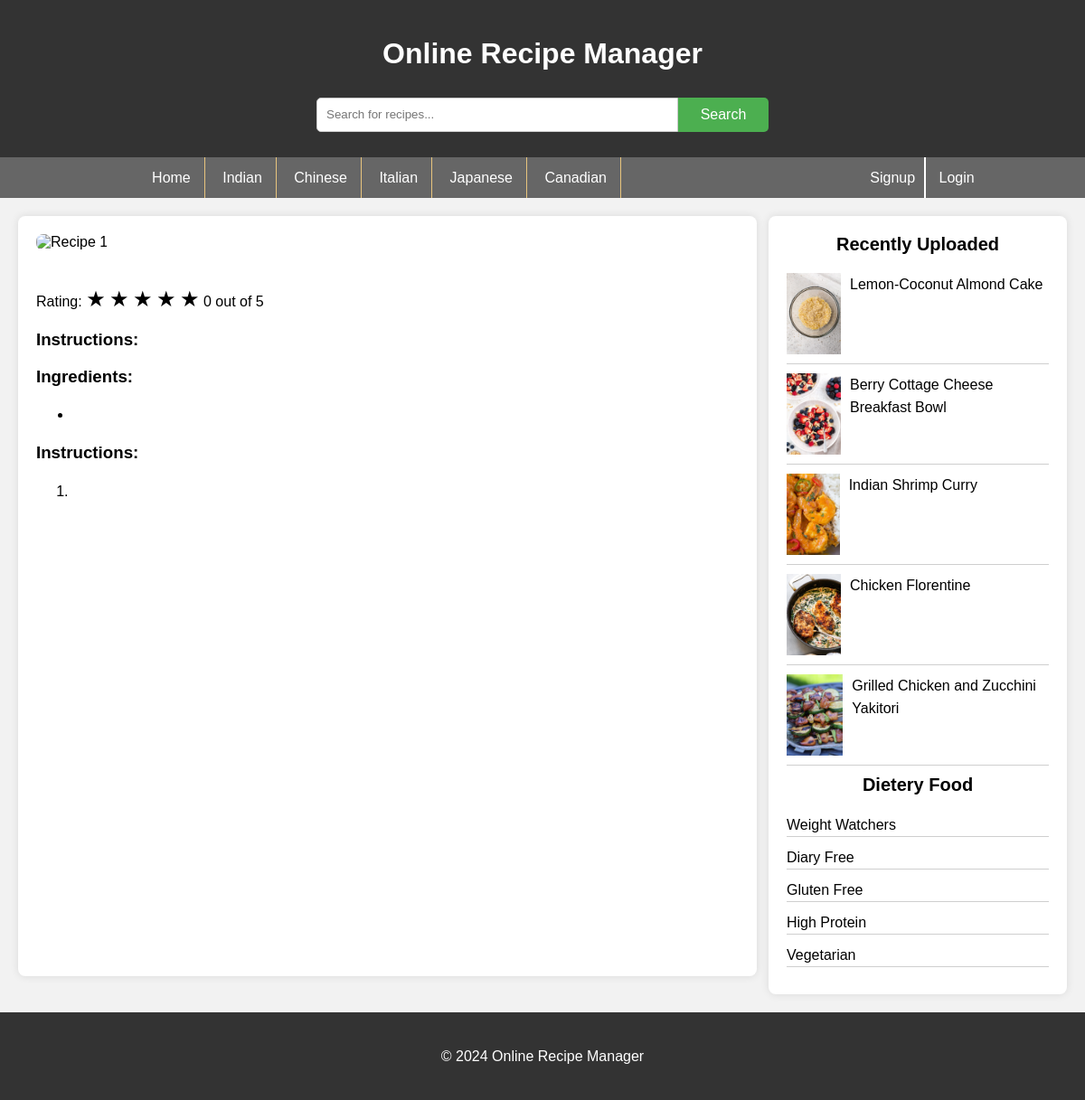
Screenshot of /recipe-detail.php with the database file from the repository.
### tables this page shows
CREATE TABLE `recipe` (
  `recipe_id` int(11) NOT NULL,
  `diet` text NOT NULL,
  `cuisinetype` text NOT NULL,
  `title` varchar(100) NOT NULL,
  `description` text NOT NULL,
  `ingred` text NOT NULL,
  `instructions` text NOT NULL,
  `img_url` text NOT NULL,
  `user_id` int(11) NOT NULL
);

### config.php (called while the page is built, shortened)
<?php
class RecipeManager {
    private $conn;
    private $host="localhost";
    private $username="root";
    private $password="";
    private $database="rsmdata";
    public function __construct() {
        $this->conn = new mysqli($this->host, $this->username, $this->password, $this->database);
    }
    function getAverageRating($recipeId) {
        $sql = "SELECT AVG(rating) AS average_rating FROM rating WHERE recipe_id = '$recipeId'";
        $result = $this->conn->query($sql);
        if ($result->num_rows > 0) {
            $row = $result->fetch_assoc();
            return $row['average_rating'];
        } else {
            return 0;
        }
    }
    public function getRecipeById($id) {
        $id = intval($id);
        $sql = "SELECT * FROM recipe WHERE recipe_id = $id";
        $result = $this->conn->query($sql);
        if ($result->num_rows > 0) {
            return $result->fetch_assoc();
        } else {
            return null;
        }
    }
    public function getrecentRecipes() {
        $sql = "SELECT * FROM recipe order by recipe_id limit 5";
        $result = $this->conn->query($sql);
        return $result ->fetch_all(MYSQLI_ASSOC);
    }
}

### recipe-detail.php (the view, shortened to what this page needs)
<?php include_once "header.php";?>
<?php @session_start();
include_once "config.php";
$rec=new RecipeManager();
 $data=$rec->getRecipeById($_GET['rid']);
?>
<div class="container">
        <div class="recipe-details">
            <img src="recipe/<?php echo $data['img_url'];?>" alt="Recipe 1">
            <?php  $av=round($rec->getAverageRating($data['recipe_id'])); ?>
            <div class="rating">
               Rating: <?php for($i=1;$i<=$av;$i++)
                {?>
                <span class="star active">&#9733;</span>
                <?php }
                for($i=1;$i<=(5-$av);$i++)
                {
                ?>
                <span class="star">&#9733;</span>
                <?php } ?>
                 <?php echo $av;?> out of 5
                </div>
            <h3>Instructions:</h3>
            <div class="ingredients">
                <h3>Ingredients:</h3>
                <?php $x=explode(",",$data['ingred']);
                  ?>
                <ul>
                <?php foreach($x as $a){
                 ?>
                <li><?php echo $a;?></li>
                <?php }?>
                </ul>
            </div>
            <div class="instructions">
                <h3>Instructions:</h3>
                <ol>
                <?php $y=explode(",",$data['instructions']);
                  ?>
                <?php foreach($y as $a){
                 ?>
                <li><?php echo $a;?></li>
                <?php }?>
                </ol>
            </div>
        </div>
        <div class="sidebar">
            <h2>Recently Uploaded</h2>
            <ul>
            <?php
            $rwlist=$rec->getrecentRecipes();
            foreach($rwlist as $dr)
            {
            ?>
                <li><div class="sidebar-list">
                    <img src="recipe/<?php echo $dr['img_url'];?>">
                    <a href="recipe-detail.php?rid=<?php echo $dr['recipe_id'];?>"><?php echo $dr['title'];?></a>
                    </div>
                </li>
             <?php }
             ?>
            </ul>
            <h2>Dietery Food</h2>
                <ul>
                <li><a href="search.php?keyword=Weight Watchers">Weight Watchers</a></li>
                <li><a href="search.php?keyword=Diary Free">Diary Free</a></li>
                <li><a href="search.php?keyword=Gluten Free">Gluten Free</a></li>
                <li><a href="search.php?keyword=High Protein">High Protein</a></li>
                <li><a href="search.php?keyword=Vegetarian">Vegetarian</a></li>
            </ul>
        </div>
    </div>
   <?php include_once "footer.php";?>

### css/style.css (style rules this page uses)
body { font-family: Arial, sans-serif; margin: 0; padding: 0; background-color: #f2f2f2; }
a { cursor:hand; }
p,ol,ul { line-height:25px; }
.rating { width: 100%;margin: auto;margin-top: 20px; }
.container { display: flex; flex-wrap: wrap; justify-content: space-between; max-width: 1200px; margin: 20px auto; padding: 0 20px; }
.recipe-details { flex: 0 0 67%; background-color: #fff; border-radius: 8px; box-shadow: 0px 0px 10px rgba(0, 0, 0, 0.1); padding: 20px; margin-bottom: 20px; }
.recipe-details img { width: 100%; border-radius: 8px; margin-bottom: 20px; }
.sidebar { flex: 0 0 25%; background-color: #fff; border-radius: 8px; box-shadow: 0px 0px 10px rgba(0, 0, 0, 0.1); padding: 20px; }
.sidebar h2 { margin-top: 0; }
.sidebar ul { list-style-type: none; padding: 0; }
.sidebar ul li { margin-bottom: 10px; }
.sidebar ul { list-style:none; }
.sidebar ul li { border-bottom:1px solid #cfcfcf;float:left;width:100%; }
.sidebar ul li a { text-decoration:none;line-height:20px;color:black; }
.sidebar-list { width:100%;float:Left;margin-bottom:10px; }
.sidebar-list img { height:90px;float:left;margin-right:10px; }
.sidebar-list a { text-decoration:none; }
.star { font-size: 24px; cursor: pointer; }
h2 { text-align: center; margin-bottom: 20px; font-size: 20px; }

### rows the page displays
recipe: img_url (picture), title "Lemon-Coconut Almond Cake"
recipe: img_url (picture), title "Berry Cottage Cheese Breakfast Bowl"
recipe: img_url (picture), title "Indian Shrimp Curry"
recipe: img_url (picture), title "Chicken Florentine"
recipe: img_url (picture), title "Grilled Chicken and Zucchini Yakitori"

### other values shown
$cuisine[$i] "Indian"
$cuisine[$i] "Chinese"
$cuisine[$i] "Italian"
$cuisine[$i] "Japanese"
$cuisine[$i] "Canadian"
$av "0"
